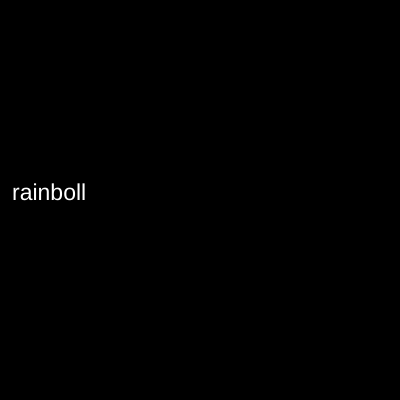
Frame 1 (no input)
Frame 60 (no input): identical to frame 1, image omitted
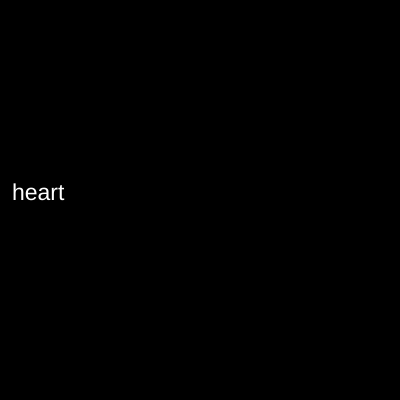
Frame 120 (the mouse pressed at the canvas centre since frame 60)

The p5.js sketch that drew these frames (run headless with seeded random() and noise() and a simulated clock; from frame 60 on, the mouse is pressed at the canvas centre):

// p5.js sketch
// ── sketch.js
var words =["rainboll", "heart", "purple","Tani"]

var index =0;
function setup() {
  createCanvas(400, 400);
}

function draw() {
  background(0);
  
  
  fill(255);
  textSize(23);
  text(words[index], 12,200);
  } 
  
  function mousePressed(){
    index =index + 1;
    
    if(index == words.lenght){
      index =0;
    }
  
}
